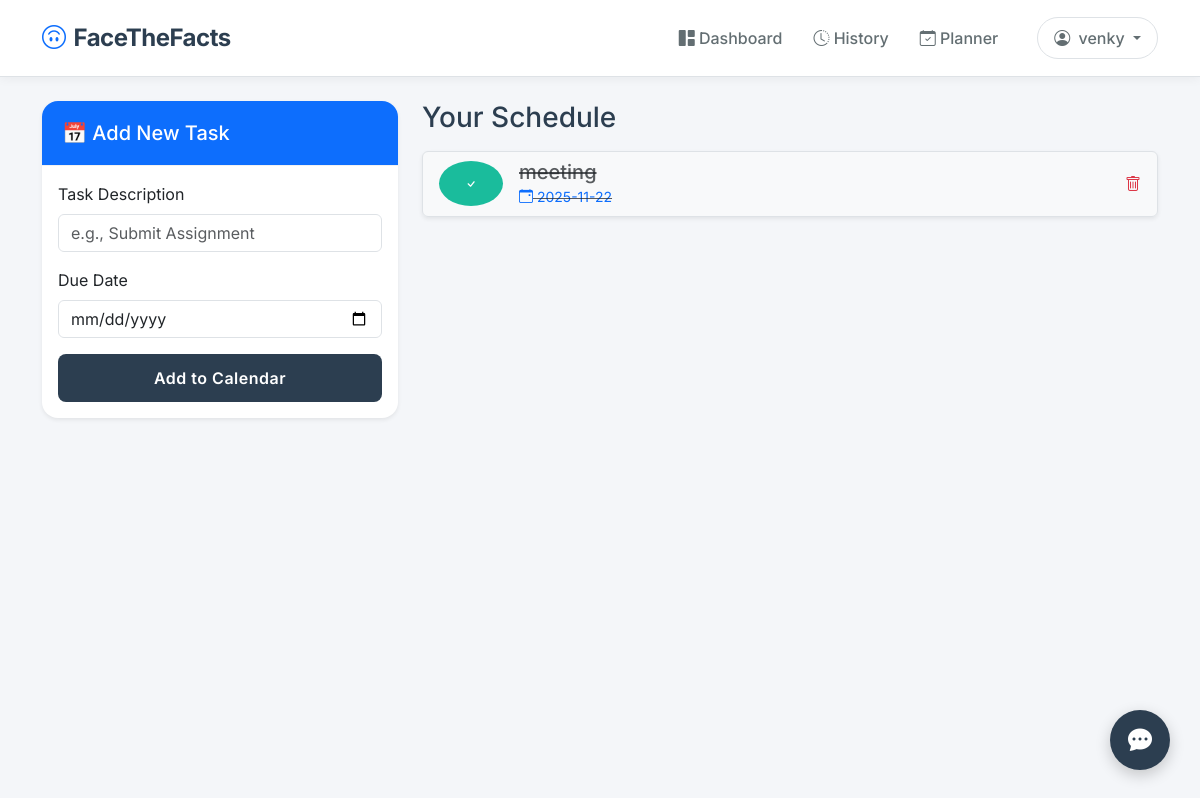
The page /planner (signed in) on the database its author committed.
### utils/db_models.py (models this page shows)
class User(UserMixin, db.Model):
    id = db.Column(db.Integer, primary_key=True)
    username = db.Column(db.String(150), unique=True, nullable=False)
    email = db.Column(db.String(150), unique=True, nullable=False)
    password = db.Column(db.String(200), nullable=False)
    created_at = db.Column(db.DateTime, default=datetime.utcnow)
    consent_signature = db.Column(db.String(150), nullable=False, default="Not Signed")
    consent_date = db.Column(db.DateTime, default=datetime.utcnow)
    calibration_threshold = db.Column(db.Float, default=0.26)
    is_calibrated = db.Column(db.Boolean, default=False)
    sessions = db.relationship('MonitoringSession', backref='user', lazy=True)
    todos = db.relationship('TodoItem', backref='user', lazy=True)

class TodoItem(db.Model):
    id = db.Column(db.Integer, primary_key=True)
    user_id = db.Column(db.Integer, db.ForeignKey('user.id'), nullable=False)
    task = db.Column(db.String(200), nullable=False) # The task description
    due_date = db.Column(db.String(20), nullable=False) # Format: YYYY-MM-DD
    is_completed = db.Column(db.Boolean, default=False)

### app.py (the view, shortened to what this page needs)
@app.route('/planner', methods=['GET', 'POST'])
@login_required
def todo_list():
    todos = TodoItem.query.filter_by(user_id=current_user.id).order_by(TodoItem.due_date).all()
    return render_template('todo.html', todos=todos)

### app.py (called while the page is built)
@login_manager.user_loader
def load_user(user_id):
    return User.query.get(int(user_id))

### templates/todo.html
{% extends "layout.html" %}
{% block content %}
<div class="row">
    <div class="col-md-4">
        <div class="card shadow-sm">
            <div class="card-header bg-primary text-white">
                <h5 class="mb-0">📅 Add New Task</h5>
            </div>
            <div class="card-body">
                <form method="POST">
                    <div class="mb-3">
                        <label class="form-label">Task Description</label>
                        <input type="text" name="task" class="form-control" placeholder="e.g., Submit Assignment" required>
                    </div>
                    <div class="mb-3">
                        <label class="form-label">Due Date</label>
                        <input type="date" name="due_date" class="form-control" required>
                    </div>
                    <button type="submit" class="btn btn-primary w-100">Add to Calendar</button>
                </form>
            </div>
        </div>
    </div>
    <div class="col-md-8">
        <h3 class="mb-3" style="color: #2c3e50;">Your Schedule</h3>
        {% if todos %}
            <div class="list-group shadow-sm">
                {% for todo in todos %}
                <div class="list-group-item d-flex justify-content-between align-items-center {{ 'bg-light text-muted text-decoration-line-through' if todo.is_completed else '' }}">
                    <div class="d-flex align-items-center">
                        <a href="{{ url_for('toggle_todo', id=todo.id) }}" class="btn btn-sm {{ 'btn-success' if todo.is_completed else 'btn-outline-secondary' }} me-3 rounded-circle">
                            <i class="bi bi-check"></i>
                        </a>
                        <div>
                            <h5 class="mb-0">{{ todo.task }}</h5>
                            <small class="text-primary"><i class="bi bi-calendar-event"></i> {{ todo.due_date }}</small>
                        </div>
                    </div>
                    <a href="{{ url_for('delete_todo', id=todo.id) }}" class="text-danger">
                        <i class="bi bi-trash"></i>
                    </a>
                </div>
                {% endfor %}
            </div>
        {% else %}
            <div class="alert alert-info">No tasks planned. Enjoy your free time! ☕</div>
        {% endif %}
    </div>
</div>
{% endblock %}

### templates/layout.html (shortened to what this page needs)
<!DOCTYPE html>
<html lang="en">
<head>
    <link href="https://cdn.jsdelivr.net/npm/bootstrap@5.3.0/dist/css/bootstrap.min.css" rel="stylesheet">
    <link rel="stylesheet" href="https://cdn.jsdelivr.net/npm/bootstrap-icons@1.10.0/font/bootstrap-icons.css">
    <link rel="stylesheet" href="{{ url_for('static', filename='css/style.css') }}">
</head>
<body>
    <nav class="navbar navbar-expand-lg navbar-light bg-white border-bottom sticky-top">
        <div class="container">
            <a class="navbar-brand d-flex align-items-center gap-2" href="{{ url_for('home') }}">
                <i class="bi bi-emoji-smile-upside-down text-primary fs-4"></i>
                <span>FaceTheFacts</span>
            </a>
            <div class="collapse navbar-collapse" id="navbarNav">
                <ul class="navbar-nav ms-auto align-items-center">
                    {% if current_user.is_authenticated %}
                        <li class="nav-item"><a class="nav-link" href="{{ url_for('dashboard') }}"><i class="bi bi-grid-1x2-fill"></i> Dashboard</a></li>
                        <li class="nav-item"><a class="nav-link" href="{{ url_for('history') }}"><i class="bi bi-clock-history"></i> History</a></li>
                        <li class="nav-item"><a class="nav-link" href="{{ url_for('todo_list') }}"><i class="bi bi-calendar-check"></i> Planner</a></li>
                        <li class="nav-item dropdown ms-3">
                            <a class="nav-link dropdown-toggle btn btn-light border px-3 rounded-pill" href="#" role="button" data-bs-toggle="dropdown">
                                <i class="bi bi-person-circle me-1"></i> {{ current_user.username }}
                            </a>
                        </li>
                    {% else %}
                        <li class="nav-item"><a class="nav-link" href="{{ url_for('login') }}">Login</a></li>
                        <li class="nav-item ms-2"><a class="nav-link btn btn-primary text-white px-3 py-1 rounded-pill" href="{{ url_for('register') }}">Register</a></li>
                    {% endif %}
                </ul>
            </div>
        </div>
    </nav>
    <div class="container mt-4 pb-5">
        {% block content %}{% endblock %}
    </div>
    {% if current_user.is_authenticated %}
    <div class="chat-fab" onclick="toggleChat()">
        <i class="bi bi-chat-dots-fill"></i>
    </div>
    {% endif %}
</body>
</html>

### static/css/style.css (style rules this page uses)
:root { --primary-color: #2c3e50; --accent-color: #1abc9c; --bg-color: #f4f6f9; --text-dark: #2d3436; --card-shadow: 0 10px 20px rgba(0,0,0,0.05); }
body { font-family: 'Inter', sans-serif; background-color: var(--bg-color); color: var(--text-dark); -webkit-font-smoothing: antialiased; }
.navbar { background-color: #ffffff !important; box-shadow: 0 2px 10px rgba(0,0,0,0.05); padding: 15px 0; }
.navbar-brand { font-weight: 700; color: var(--primary-color) !important; font-size: 1.5rem; letter-spacing: -0.5px; }
.nav-link { color: #636e72 !important; font-weight: 500; margin-left: 15px; transition: all 0.3s ease; }
.card { border: none; border-radius: 16px; background: #fff; box-shadow: var(--card-shadow); transition: transform 0.3s ease, box-shadow 0.3s ease; overflow: hidden; }
.card-header { background-color: #fff; border-bottom: 1px solid #f1f1f1; padding: 20px; font-weight: 700; color: var(--primary-color); }
.btn-primary { background-color: var(--primary-color); border: none; padding: 12px 25px; border-radius: 8px; font-weight: 600; letter-spacing: 0.5px; }
.btn-success { background-color: var(--accent-color); border: none; padding: 12px 25px; border-radius: 8px; font-weight: 600; }

### templates/layout.html (style rules this page uses)
.chat-fab { position: fixed; bottom: 30px; right: 30px; width: 60px; height: 60px; background-color: #2c3e50; color: white; border-radius: 50%; display: flex; align-items: center; justify-content: center; font-size: 24px; box-shadow: 0 5px 15px rgba(0,0,0,0.2); cursor: pointer; z-index: 9999; transition: transform 0.2s; }

### rows shown on the page
User: username "venky"
TodoItem: task "meeting", due_date "2025-11-22"
